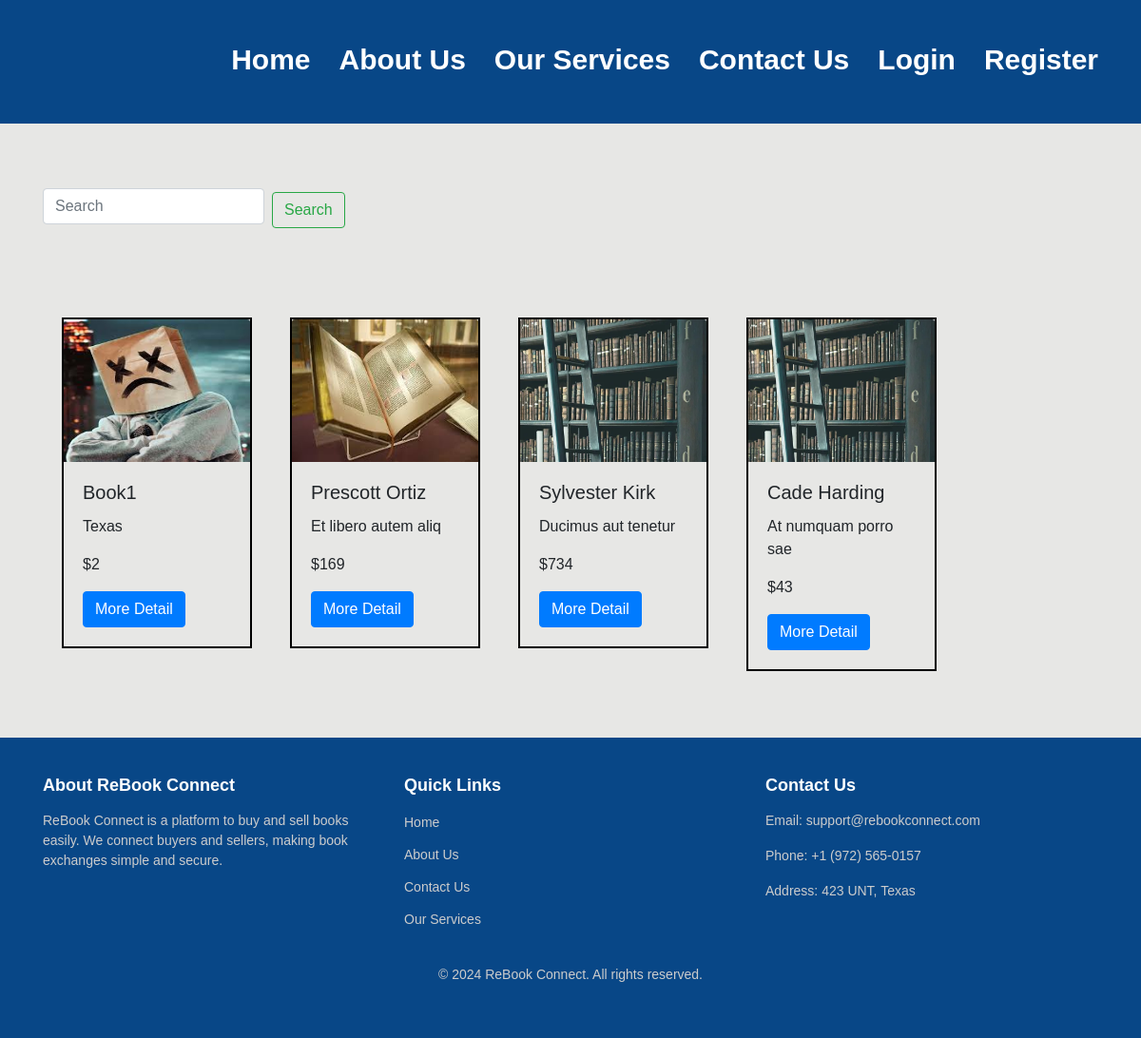
Page /main/buy/ on the committed database.
### main/models.py (models this page shows, shortened)
class Description(models.Model):
    book_name=models.CharField(max_length=100)
    edition=models.CharField(max_length=20)
    location=models.CharField(max_length=20)
    price=models.CharField(max_length=50)
    book_image=models.ImageField(upload_to='book_pic')
    phone=models.CharField(max_length=20,default='')
    seller=models.ForeignKey(User,on_delete=models.CASCADE)
    category = models.ForeignKey(Category, on_delete=models.CASCADE, default=None, null=True, blank=True)
    status = models.CharField(max_length=10, choices=STATUS_CHOICES, default='available')  # New field for status

### main/views.py (the view)
# urls.py: path('buy/',BuyListView.as_view(),name='buy'),
class BuyListView(ListView):
    model = Description
    template_name = 'main/buy.html'
    context_object_name = 'desc'
    def get_queryset(self):
        return Description.objects.filter(status='available')

### main/templates/main/buy.html
{% extends 'begin/base.html' %}
{% load static %}
{% block body %}
<div class="container">
  <form method="get" action="{% url 'main:search' %}" class="form-inline ">
    <input class="form-control mr-sm-2" type="search" placeholder="Search" aria-label="Search" name="query" id="query">
    <button class="btn btn-outline-success my-2 my-sm-0" type="submit">Search</button>
  </form>
    {% for booksdetail in desc %}
<div class="card-me" style="width: 200px; border:2px solid black;">
  <img src="/media/{{ booksdetail.book_image }}" width="200" height="150" class="card-img-top" alt="...">
  <div class="card-body">
    <h5 class="card-title">{{booksdetail.book_name}}</h5>
    <p class="card-text">{{booksdetail.location}}</p>
      <p class="card-text">${{booksdetail.price}}</p>
    <a href="/main/detail/{{booksdetail.id}}" class="btn btn-primary">More Detail</a>
  </div>
</div>
{% endfor %}
  </div>
{% endblock %}

### begin/templates/begin/base.html (shortened to what this page needs)
{% load static %}
<html lang="en">
<head>
	<link rel="stylesheet" href="{% static 'begin/style.css' %}">
	<link rel="stylesheet" href="https://stackpath.bootstrapcdn.com/bootstrap/4.1.3/css/bootstrap.min.css"
>
 <link rel="stylesheet" href="https://cdnjs.cloudflare.com/ajax/libs/font-awesome/4.7.0/css/font-awesome.min.css">
</head>
<body>
{% if user.is_authenticated %}
<nav class="basenav">
<h1>ReBook Connect</h1> <br>
<ul>
	<li>
			<a class="one" href="{% url 'accounts:logout' %}">Logout</a>
			<a class="one" href="{% url 'begin:contact' %}"> Contact Us</a>
			<a class="one" href="{% url 'accounts:profile' %}">Profile</a>
		<a class="one" href="{% url 'main:buy' %}">Buy</a>
			<a class="one" href="{% url 'main:sell' %}">Sell</a>
			<a class="active one" href="{% url 'begin:index' %}">Home</a>
            <li class="nav-item">
                <a class="one" href="#" id="accountDropdown" style="color: black;">My Account</a>
                <ul class="dropdown-menu" id="dropdownContent">
                    <li><a class="dropdown-item" href="{% url 'main:view-my-books' %}">Books Posted</a></li>
                    <li><a class="dropdown-item" href="{% url 'main:view-wishlist' %}">Wishlist</a></li>
                    <li><a class="dropdown-item" href="{% url 'main:transaction_history' %}">Transaction History</a></li>
                </ul>
            </li>
</li>
</ul>
</nav>
<br>
{% else %}
<nav class="basenav">
<ul>
	<li>
		<a class="one" href="{% url 'accounts:signup' %}">Register</a>
			<a class="one" href="{% url 'accounts:login' %}">Login</a>
			<a class="one" href= "{% url 'begin:contact' %}"> Contact Us</a>
			<a class="one" href="{% url 'begin:service' %}">Our Services</a>
			<a class="one" href="{% url 'begin:about-us' %}">About Us</a>
			<a class="active one" href=" {% url 'begin:index' %}">Home</a>
</li>
</ul>
</nav>
<br>
{% endif %}
<br>
{% block body %}{% endblock %}
</body>
<footer class="footer">
    <div class="container">
        <div class="row">
            <div class="col-md-4">
                <h4>About ReBook Connect</h4>
                <p>ReBook Connect is a platform to buy and sell books easily. We connect buyers and sellers, making book exchanges simple and secure.</p>
            </div>
            <div class="col-md-4">
                <h4>Quick Links</h4>
                <ul class="footer-links">
                    <li><a href="{% url 'begin:index' %}">Home</a></li>
                    <li><a href="{% url 'begin:about-us' %}">About Us</a></li>
                    <li><a href="{% url 'begin:contact' %}">Contact Us</a></li>
                    <li><a href="{% url 'begin:service' %}">Our Services</a></li>
                </ul>
            </div>
            <div class="col-md-4">
                <h4>Contact Us</h4>
                <p>Email: support@rebookconnect.com</p>
                <p>Phone: +1 (972) 565-0157</p>
                <p>Address: 423 UNT, Texas</p>
            </div>
        </div>
        <div class="row">
            <div class="col-md-12 text-center">
                <p class="copyright">© 2024 ReBook Connect. All rights reserved.</p>
            </div>
        </div>
    </div>
</footer>
</html>

### begin/static/begin/style.css (style rules this page uses)
* { padding: 0; margin:0; font-family: 'Noto Sans KR', sans-serif; }
.one { font-size:30px; text-decoration:none; margin:10px; float:right; top:5px; padding:20px 10px; }
nav { float: right; width: 100vw; height: 50px; padding: 10px 30px; margin:25px; position: absolute; top: 0%; }
nav a { text-decoration: none; margin: 30px; font-size: 30px; color: black; }
nav ul li { display:block; }
.basenav { background-color:blue; color:white; margin:0 0 0 0; height:75px; }
.container { margin-left:20%; }

### begin/templates/begin/base.html (style rules this page uses)
body { min-height: 100vh; display: flex; flex-direction: column; background-color: #E7E7E5; }
.container { flex-grow: 1; }
.one { font-size:30px; text-decoration:none; margin:10px 5px 0 5px; float:right; top:5px; color: white; }
.basenav { background-color:#084787; color:white; font-weight: bold; margin:0 0 0 0; padding-bottom: 120px; width: 100%; }
.form-control { width: 100%; color: black; }
.card-me { margin:90px 20px 20px 20px; float:left; }
.form-inline { margin-top:150px; }
input { margin-bottom: 0.5rem; padding: 0px 6px; width: 30%; height: 32px; }
.footer { position: relative; background-color: #084787; color: white; padding: 40px 0; margin-top: 50px; }
.footer .copyright { margin-top: 20px; font-size: 14px; color: #cccccc; }
.footer h4 { font-size: 18px; font-weight: bold; margin-bottom: 15px; }
.footer p, .footer-links li a { color: #cccccc; font-size: 14px; }
.footer-links { list-style: none; padding: 0; }
.footer-links li { margin-bottom: 10px; }
.copyright { margin-top: 20px; font-size: 14px; color: #cccccc; }

### rows in the picture
Description: book_image (picture), book_name "Book1", location "Texas", price "2"
Description: book_image (picture), book_name "Prescott Ortiz", location "Et libero autem aliq", price "169"
Description: book_image (picture), book_name "Sylvester Kirk", location "Ducimus aut tenetur", price "734"
Description: book_image (picture), book_name "Cade Harding", location "At numquam porro sae", price "43"
